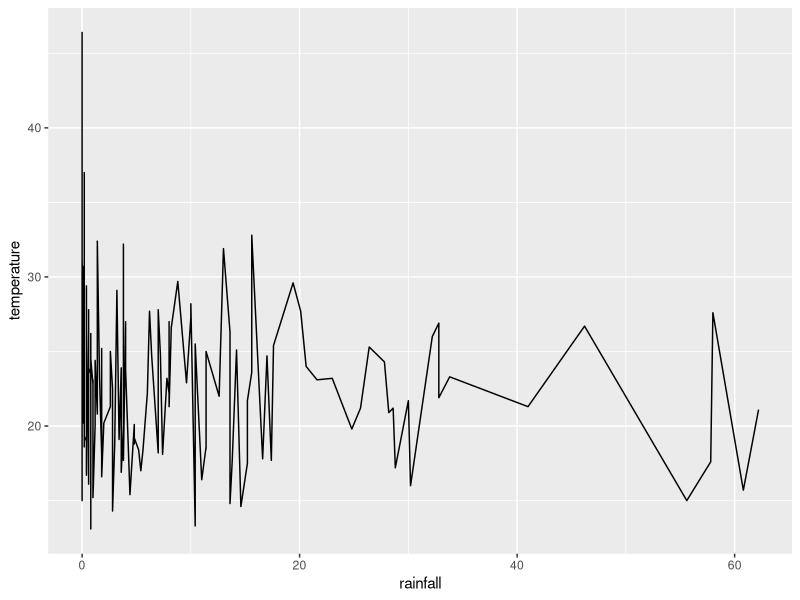

This figure's R source:
# Hayden's REPO

# STEP 1: Audrey

# load packages
library(tidyverse)

beaches <- read_csv("beaches.csv")

# STEP 2: Hayden
library(ggplot2)

beach_plot <- ggplot(beaches, aes(rainfall, temperature)) +
  geom_line()
beach_plot


# STEP 3: Madeleine